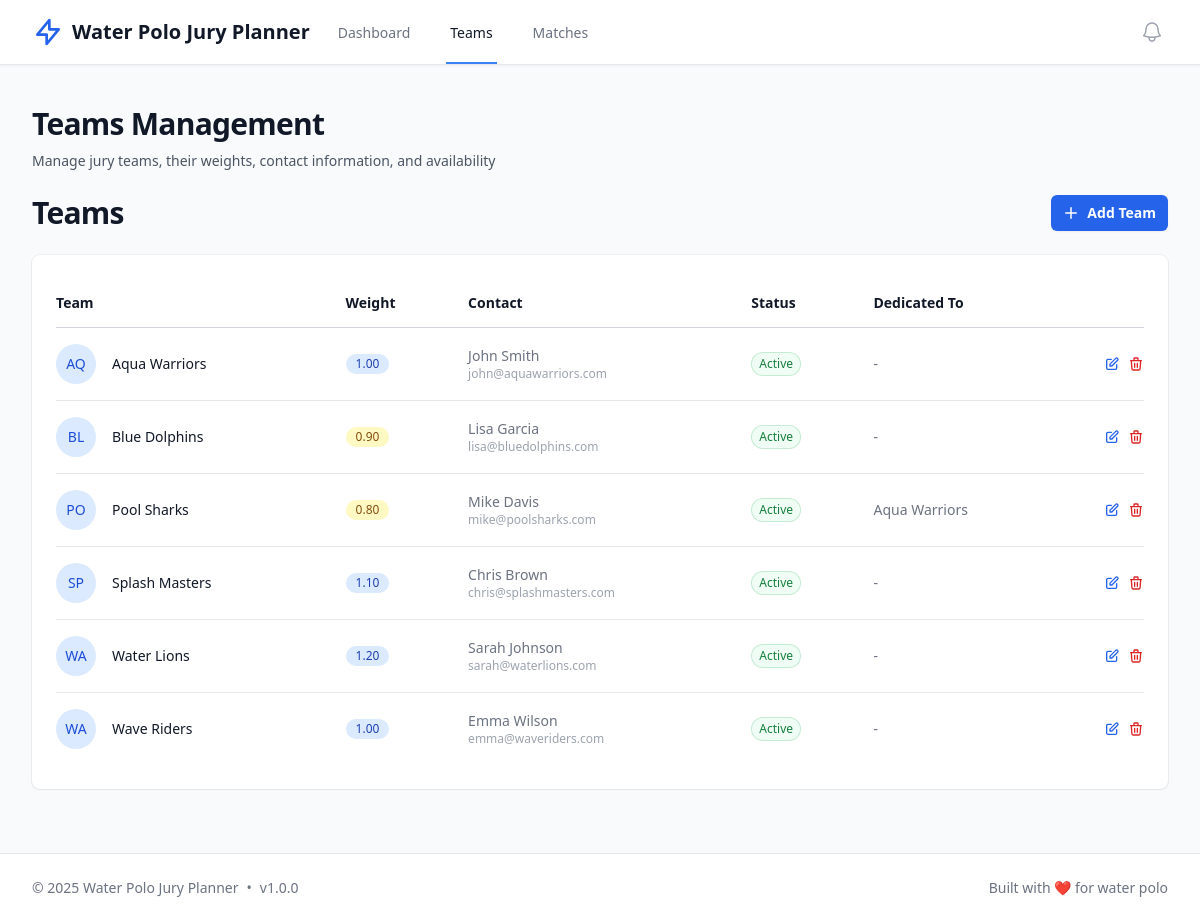
Page /php_interface/teams.php on the committed database.
### tables this page shows
CREATE TABLE teams (
    id INTEGER PRIMARY KEY AUTO_INCREMENT,
    name VARCHAR(100) NOT NULL UNIQUE,
    weight DECIMAL(3,2) DEFAULT 1.00 NOT NULL,
    is_active BOOLEAN DEFAULT TRUE NOT NULL,
    dedicated_to_team_id INTEGER NULL,
    contact_person VARCHAR(100),
    email VARCHAR(100),
    phone VARCHAR(20),
    notes TEXT,
    created_at TIMESTAMP DEFAULT CURRENT_TIMESTAMP,
    updated_at TIMESTAMP DEFAULT CURRENT_TIMESTAMP ON UPDATE CURRENT_TIMESTAMP,
    
    FOREIGN KEY (dedicated_to_team_id) REFERENCES teams(id) ON DELETE SET NULL,
    INDEX idx_teams_active (is_active),
    INDEX idx_teams_weight (weight)
);

### php_interface/includes/TeamManager.php (called while the page is built, shortened)
<?php
class TeamManager {
    private $db;
    public function __construct($database) {
        $this->db = $database;
    }
    public function getAllTeams($activeOnly = false) {
        $sql = "SELECT t.*, dt.name as dedicated_to_name
                FROM teams t
                LEFT JOIN teams dt ON t.dedicated_to_team_id = dt.id";
        $sql .= " ORDER BY t.name";
        $stmt = $this->db->prepare($sql);
        $stmt->execute();
        return $stmt->fetchAll();
    }
}
?>

### php_interface/teams.php (the view, shortened to what this page needs)
<?php
require_once 'config/database.php';
require_once 'includes/TeamManager.php';
$teamManager = new TeamManager($db);
$teams = $teamManager->getAllTeams();
$pageTitle = 'Teams Management';
$pageDescription = 'Manage jury teams, their weights, contact information, and availability';
?>
<div x-data="teamsApp()" x-init="init()">
    <div class="sm:flex sm:items-center sm:justify-between mb-6">
        <div class="min-w-0 flex-1">
            <h2 class="text-2xl font-bold leading-7 text-gray-900 sm:truncate sm:text-3xl sm:tracking-tight">
                Teams
            </h2>
        </div>
        <div class="mt-4 flex sm:ml-4 sm:mt-0">
            <button @click="showCreateModal = true" type="button" class="inline-flex items-center rounded-md bg-water-blue-600 px-3 py-2 text-sm font-semibold text-white shadow-sm hover:bg-water-blue-500 focus-visible:outline focus-visible:outline-2 focus-visible:outline-offset-2 focus-visible:outline-water-blue-600">
                <svg class="-ml-0.5 mr-1.5 h-5 w-5" viewBox="0 0 20 20" fill="currentColor">
                    <path d="M10.75 4.75a.75.75 0 00-1.5 0v4.5h-4.5a.75.75 0 000 1.5h4.5v4.5a.75.75 0 001.5 0v-4.5h4.5a.75.75 0 000-1.5h-4.5v-4.5z" />
                </svg>
                Add Team
            </button>
        </div>
    </div>
    <div class="bg-white shadow-sm ring-1 ring-gray-900/5 rounded-lg">
        <div class="px-4 py-5 sm:p-6">
            <?php if (empty($teams)): ?>
                <div class="text-center py-12">
                    <svg class="mx-auto h-12 w-12 text-gray-400" fill="none" stroke="currentColor" viewBox="0 0 24 24">
                        <path stroke-linecap="round" stroke-linejoin="round" stroke-width="2" d="M17 20h5v-2a3 3 0 00-5.356-1.857M17 20H7m10 0v-2c0-.656-.126-1.283-.356-1.857M7 20H2v-2a3 3 0 015.356-1.857M7 20v-2c0-.656.126-1.283.356-1.857m0 0a5.002 5.002 0 019.288 0M15 7a3 3 0 11-6 0 3 3 0 016 0zm6 3a2 2 0 11-4 0 2 2 0 014 0zM7 10a2 2 0 11-4 0 2 2 0 014 0z"></path>
                    </svg>
                    <h3 class="mt-2 text-sm font-semibold text-gray-900">No teams</h3>
                    <p class="mt-1 text-sm text-gray-500">Get started by creating your first jury team.</p>
                    <div class="mt-6">
                        <button @click="showCreateModal = true" type="button" class="inline-flex items-center rounded-md bg-water-blue-600 px-3 py-2 text-sm font-semibold text-white shadow-sm hover:bg-water-blue-500 focus-visible:outline focus-visible:outline-2 focus-visible:outline-offset-2 focus-visible:outline-water-blue-600">
                            <svg class="-ml-0.5 mr-1.5 h-5 w-5" viewBox="0 0 20 20" fill="currentColor">
                                <path d="M10.75 4.75a.75.75 0 00-1.5 0v4.5h-4.5a.75.75 0 000 1.5h4.5v4.5a.75.75 0 001.5 0v-4.5h4.5a.75.75 0 000-1.5h-4.5v-4.5z" />
                            </svg>
                            Add Team
                        </button>
                    </div>
                </div>
            <?php else: ?>
                <div class="overflow-x-auto">
                    <table class="min-w-full divide-y divide-gray-300">
                        <thead>
                            <tr>
                                <th scope="col" class="py-3.5 pl-4 pr-3 text-left text-sm font-semibold text-gray-900 sm:pl-0">Team</th>
                                <th scope="col" class="px-3 py-3.5 text-left text-sm font-semibold text-gray-900">Weight</th>
                                <th scope="col" class="px-3 py-3.5 text-left text-sm font-semibold text-gray-900">Contact</th>
                                <th scope="col" class="px-3 py-3.5 text-left text-sm font-semibold text-gray-900">Status</th>
                                <th scope="col" class="px-3 py-3.5 text-left text-sm font-semibold text-gray-900">Dedicated To</th>
                                <th scope="col" class="relative py-3.5 pl-3 pr-4 sm:pr-0">
                                </th>
                            </tr>
                        </thead>
                        <tbody class="divide-y divide-gray-200">
                            <?php foreach ($teams as $team): ?>
                                <tr class="hover:bg-gray-50">
                                    <td class="whitespace-nowrap py-4 pl-4 pr-3 sm:pl-0">
                                        <div class="flex items-center">
                                            <div class="h-10 w-10 flex-shrink-0">
                                                <div class="h-10 w-10 rounded-full bg-water-blue-100 flex items-center justify-center">
                                                    <span class="text-sm font-medium text-water-blue-700">
                                                        <?php echo strtoupper(substr($team['name'], 0, 2)); ?>
                                                    </span>
                                                </div>
                                            </div>
                                            <div class="ml-4">
                                                <div class="text-sm font-medium text-gray-900"><?php echo htmlspecialchars($team['name']); ?></div>
                                            </div>
                                        </div>
                                    </td>
                                    <td class="whitespace-nowrap px-3 py-4 text-sm text-gray-500">
                                        <span class="inline-flex items-center rounded-full px-2.5 py-0.5 text-xs font-medium <?php echo $team['weight'] >= 1.5 ? 'bg-green-100 text-green-800' : ($team['weight'] >= 1.0 ? 'bg-blue-100 text-blue-800' : 'bg-yellow-100 text-yellow-800'); ?>">
                                            <?php echo $team['weight']; ?>
                                        </span>
                                    </td>
                                    <td class="whitespace-nowrap px-3 py-4 text-sm text-gray-500">
                                        <?php if ($team['contact_person']): ?>
                                            <div><?php echo htmlspecialchars($team['contact_person']); ?></div>
                                            <?php if ($team['email']): ?>
                                                <div class="text-xs text-gray-400"><?php echo htmlspecialchars($team['email']); ?></div>
                                            <?php endif; ?>
                                        <?php else: ?>
                                            <span class="text-gray-400">No contact</span>
                                        <?php endif; ?>
                                    </td>
                                    <td class="whitespace-nowrap px-3 py-4 text-sm text-gray-500">
                                        <?php if ($team['is_active']): ?>
                                            <span class="inline-flex items-center rounded-full bg-green-50 px-2 py-1 text-xs font-medium text-green-700 ring-1 ring-inset ring-green-600/20">Active</span>
                                        <?php else: ?>
                                            <span class="inline-flex items-center rounded-full bg-gray-50 px-2 py-1 text-xs font-medium text-gray-600 ring-1 ring-inset ring-gray-500/10">Inactive</span>
                                        <?php endif; ?>
                                    </td>
                                    <td class="whitespace-nowrap px-3 py-4 text-sm text-gray-500">
                                        <?php echo $team['dedicated_to_name'] ? htmlspecialchars($team['dedicated_to_name']) : '-'; ?>
                                    </td>
                                    <td class="relative whitespace-nowrap py-4 pl-3 pr-4 text-right text-sm font-medium sm:pr-0">
                                        <div class="flex justify-end space-x-2">
                                            <button @click="editTeam(<?php echo htmlspecialchars(json_encode($team)); ?>)" class="text-water-blue-600 hover:text-water-blue-900">
                                                <svg class="h-4 w-4" fill="none" stroke="currentColor" viewBox="0 0 24 24">
                                                    <path stroke-linecap="round" stroke-linejoin="round" stroke-width="2" d="M11 5H6a2 2 0 00-2 2v11a2 2 0 002 2h11a2 2 0 002-2v-5m-1.414-9.414a2 2 0 112.828 2.828L11.828 15H9v-2.828l8.586-8.586z"></path>
                                                </svg>
                                            </button>
                                            <button @click="deleteTeam(<?php echo $team['id']; ?>, '<?php echo htmlspecialchars($team['name']); ?>')" class="text-red-600 hover:text-red-900">
                                                <svg class="h-4 w-4" fill="none" stroke="currentColor" viewBox="0 0 24 24">
                                                    <path stroke-linecap="round" stroke-linejoin="round" stroke-width="2" d="M19 7l-.867 12.142A2 2 0 0116.138 21H7.862a2 2 0 01-1.995-1.858L5 7m5 4v6m4-6v6m1-10V4a1 1 0 00-1-1h-4a1 1 0 00-1 1v3M4 7h16"></path>
                                                </svg>
                                            </button>
                                        </div>
                                    </td>
                                </tr>
                            <?php endforeach; ?>
                        </tbody>
                    </table>
                </div>
            <?php endif; ?>
        </div>
    </div>
</div>
<?php
$content = ob_get_clean();
include 'includes/layout.php';
?>

### php_interface/includes/layout.php (shortened to what this page needs)
<?php
function h($string) {
    return htmlspecialchars($string, ENT_QUOTES, 'UTF-8');
}
?>
<!DOCTYPE html>
<html lang="en" class="h-full bg-gray-50">
<head>
    <script src="https://cdn.tailwindcss.com"></script>
    <link rel="stylesheet" href="assets/css/custom.css">
</head>
<body class="h-full">
    <div class="min-h-full">
        <nav class="bg-white shadow-sm border-b border-gray-200">
            <div class="mx-auto max-w-7xl px-4 sm:px-6 lg:px-8">
                <div class="flex h-16 justify-between">
                    <div class="flex">
                        <div class="flex flex-shrink-0 items-center">
                            <svg class="h-8 w-8 text-water-blue-600" fill="none" stroke="currentColor" viewBox="0 0 24 24">
                                <path stroke-linecap="round" stroke-linejoin="round" stroke-width="2" d="M13 10V3L4 14h7v7l9-11h-7z"></path>
                            </svg>
                            <span class="ml-2 text-xl font-bold text-gray-900"><?php echo h(APP_NAME); ?></span>
                        </div>
                        <div class="hidden sm:ml-6 sm:flex sm:space-x-8">
                            <a href="index.php" class="<?php echo basename($_SERVER['PHP_SELF']) === 'index.php' ? 'border-water-blue-500 text-gray-900' : 'border-transparent text-gray-500 hover:border-gray-300 hover:text-gray-700'; ?> inline-flex items-center border-b-2 px-1 pt-1 text-sm font-medium">
                                Dashboard
                            </a>
                            <a href="teams.php" class="<?php echo basename($_SERVER['PHP_SELF']) === 'teams.php' ? 'border-water-blue-500 text-gray-900' : 'border-transparent text-gray-500 hover:border-gray-300 hover:text-gray-700'; ?> inline-flex items-center border-b-2 px-1 pt-1 text-sm font-medium">
                                Teams
                            </a>
                            <a href="matches.php" class="<?php echo basename($_SERVER['PHP_SELF']) === 'matches.php' ? 'border-water-blue-500 text-gray-900' : 'border-transparent text-gray-500 hover:border-gray-300 hover:text-gray-700'; ?> inline-flex items-center border-b-2 px-1 pt-1 text-sm font-medium">
                                Matches
                            </a>
                        </div>
                    </div>
                    <div class="hidden sm:ml-6 sm:flex sm:items-center">
                        <button type="button" class="relative rounded-full bg-white p-1 text-gray-400 hover:text-gray-500 focus:outline-none focus:ring-2 focus:ring-water-blue-500 focus:ring-offset-2">
                            <span class="absolute -inset-1.5"></span>
                        </button>
                    </div>
                </div>
            </div>
        </nav>
        <div class="py-10">
            <header>
                <div class="mx-auto max-w-7xl px-4 sm:px-6 lg:px-8">
                    <h1 class="text-3xl font-bold leading-tight tracking-tight text-gray-900"><?php echo h($pageTitle ?? 'Dashboard'); ?></h1>
                    <?php if (isset($pageDescription)): ?>
                        <p class="mt-2 text-sm text-gray-600"><?php echo h($pageDescription); ?></p>
                    <?php endif; ?>
                </div>
            </header>
            <main>
                <div class="mx-auto max-w-7xl sm:px-6 lg:px-8">
                    <div class="px-4 py-6 sm:px-0">
                        <?php echo $content; ?>
                    </div>
                </div>
            </main>
        </div>
        <footer class="bg-white border-t border-gray-200">
            <div class="mx-auto max-w-7xl px-4 py-6 sm:px-6 lg:px-8">
                <div class="flex items-center justify-between">
                    <div class="flex items-center text-sm text-gray-500">
                        <span>&copy; <?php echo date('Y'); ?> <?php echo h(APP_NAME); ?></span>
                        <span class="mx-2">•</span>
                        <span>v<?php echo h(APP_VERSION); ?></span>
                    </div>
                    <div class="flex items-center space-x-4 text-sm text-gray-500">
                        <span>Built with ❤️ for water polo</span>
                    </div>
                </div>
            </div>
        </footer>
    </div>
</body>
</html>

### php_interface/assets/css/custom.css (style rules this page uses)
:root { --water-blue-50: #eff6ff; --water-blue-100: #dbeafe; --water-blue-200: #bfdbfe; --water-blue-300: #93c5fd; --water-blue-400: #60a5fa; --water-blue-500: #3b82f6; --water-blue-600: #2563eb; --water-blue-700: #1d4ed8; --water-blue-800: #1e40af; --water-blue-900: #1e3a8a; }

### rows in the picture
teams: name "AQ", name "Aqua Warriors", weight "1.00", contact_person "John Smith", email "john@aquawarriors.com", is_active "Active"
teams: name "BL", name "Blue Dolphins", weight "0.90", contact_person "Lisa Garcia", email "lisa@bluedolphins.com", is_active "Active"
teams: name "PO", name "Pool Sharks", weight "0.80", contact_person "Mike Davis", email "mike@poolsharks.com", is_active "Active", dedicated_to_team.name "Aqua Warriors"
teams: name "SP", name "Splash Masters", weight "1.10", contact_person "Chris Brown", email "chris@splashmasters.com", is_active "Active"
teams: name "WA", name "Water Lions", weight "1.20", contact_person "Sarah Johnson", email "sarah@waterlions.com", is_active "Active"
teams: name "WA", name "Wave Riders", weight "1.00", contact_person "Emma Wilson", email "emma@waveriders.com", is_active "Active"

### other values in the picture
APP_NAME "Water Polo Jury Planner"
$pageTitle "Teams Management"
$pageDescription "Manage jury teams, their weights, contact information, and availability"
APP_VERSION "1.0.0"
